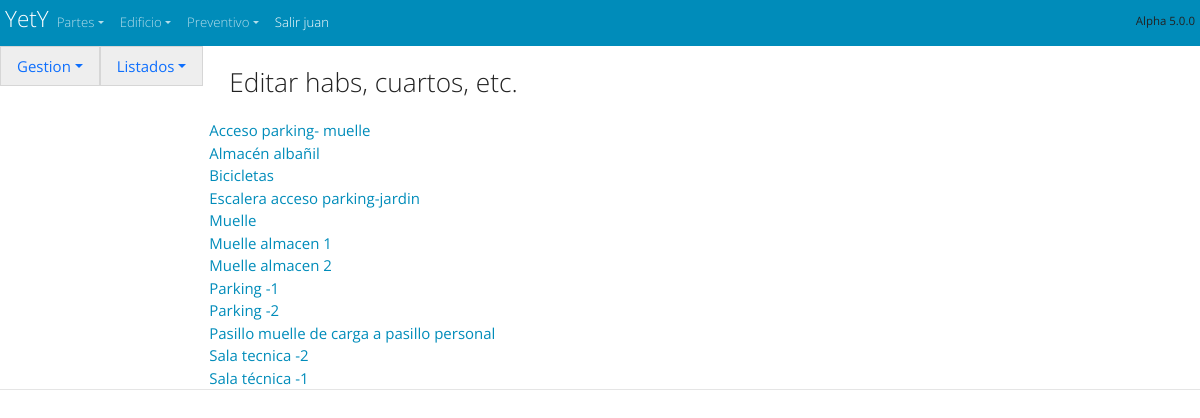
The page /espacios/Hab_cuarto_sala_list/ (signed in) on the database as committed earlier.
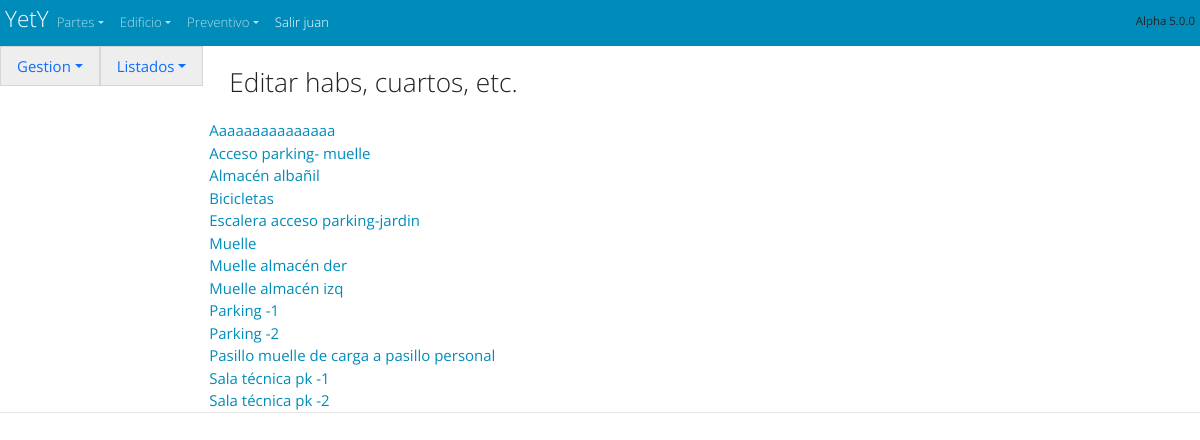
The same page on the database as committed later.
### espacios/models.py (models this page shows, shortened)
class Habs_cuartos_salas(models.Model):
    nombre=models.CharField(default='' ,null=False,max_length=50,verbose_name='Nombre de la sala o lugar', help_text="Nombre de la planta o zona",blank=True)
    planta_o_zona=models.ManyToManyField('Planta_o_zonas',  max_length=50,verbose_name='acceso desde planta_o_zona',  help_text="acceso desde planta_o_zona", blank=True)
    departamento=models.ManyToManyField('Departamentos',  max_length=50,verbose_name='departamento de',  help_text="departamento de", blank=True)
    habitacion=models.BooleanField(default= False,  verbose_name='Habitacion?',  help_text="Habitacion?")
    class Meta:
            ordering = ["nombre"]

### espacios/views.py (the view)
class Hab_cuarto_sala_list (ListView): # Lista de departamentos
    model = Habs_cuartos_salas
    fields= '__all__'
    template_name = 'Hab_cuarto_sala_list.html'
    ordering = ['nombre']
    paginate_by = 25
    context_object_name = 'list' # Esto es lo que envía al template

### espacios/templates/Hab_cuarto_sala_list.html
<!doctype html>
<html lang="es">
{% extends "start.html" %}
{% block content %}
{% load static %}
{% include 'navbar_espacios.html'%}
<form method="POST" class="post-form">{% csrf_token %}
<div class="container_fluid" style="padding-left: 5px" >
  <div style= "display: flex ;  padding: 5px; justify-content :center; text-align: center; ">
    <h3>Editar habs, cuartos, etc.</h3>
  </div>
{% for  list in list  %}
  <div class="row">
    <div style= 'padding-left: 1rem;'>  <a href="/espacios/Hab_cuarto_sala_edit/{{ list.id }}" >{{ list.nombre }} </a>  </div>
   </div>
{% endfor %}
</div>
</form>
{% endblock %}

Rows that differ between the two databases and show on the page:
added Habs_cuartos_salas: nombre "Aaaaaaaaaaaaaaa"
changed Habs_cuartos_salas: nombre "Muelle almacen 1" → "Muelle almacén der"
changed Habs_cuartos_salas: nombre "Muelle almacen 2" → "Muelle almacén izq"
changed Habs_cuartos_salas: nombre "Sala técnica -1" → "Sala técnica pk -1"; moves up the list
changed Habs_cuartos_salas: nombre "Sala tecnica -2" → "Sala técnica pk -2"
